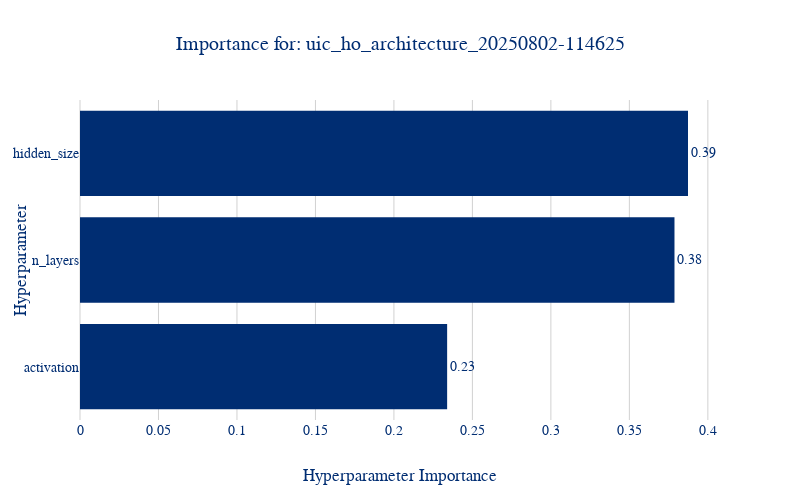

Notebook source saved alongside this figure:
### Markdown cell above
### Individual Importance Plots (Per File)

### Code cell
for filename, df in uic_dfs_dict.items():
    study_name = filename.replace(STUDY_FILE_SUFFIX, "")
    temp_study = create_study_from_df(study_name, df.copy())

    fig = optuna.visualization.plot_param_importances(temp_study)
    fig.update_layout(title=f"Importance for: {study_name}", width=800, height=500)
    fig.show()

### Figure 1 — Plotly figure (JSON) as saved in the notebook; plotly's stock layout.template omitted (floating-point values rounded to 4 significant figures)
{"data": [{"cliponaxis": false, "hovertemplate": ["activation (CategoricalDistribution): 0.2339027795956485<extra></extra>", "n_layers (CategoricalDistribution): 0.3787422076434562<extra></extra>", "hidden_size (CategoricalDistribution): 0.3873550127608954<extra></extra>"], "name": "Objective Value", "orientation": "h", "text": ["0.23", "0.38", "0.39"], "textposition": "outside", "type": "bar", "x": [0.2339, 0.3787, 0.3874], "y": ["activation", "n_layers", "hidden_size"]}], "layout": {"height": 500, "title": {"text": "Importance for: uic_ho_architecture_20250802-114625"}, "width": 800, "xaxis": {"title": {"text": "Hyperparameter Importance"}}, "yaxis": {"title": {"text": "Hyperparameter"}}}}
